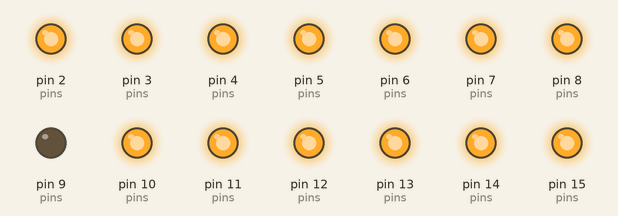
Simulated run of this sketch. Board: Arduino Uno, built with avr-gcc and run on an emulated ATmega328P. Parts: output pins drawn as LEDs (lit = HIGH).

Above: at 0.1 s.
Timing chart, 0 to 1.6 s (numbered marks = the images above):
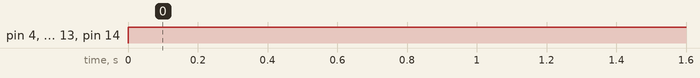

Measured:
- by itself, pin 4 (pins), pin 5 (pins), pin 8 (pins), pin 10 (pins), pin 13 (pins), pin 14 (pins): LOW → HIGH at 0.00 s

The sketch:

sketch_8-4.ino
```cpp
byte col = 0;
byte leds[8][8];

// pin[xx] on led matrix connected to Arduino pin number
// (-1 is dummy to make array start at index 1)
int pins[17] = {
  -1, 5, 4, 3, 2, 14, 15, 16, 17,
  13, 12, 11, 10, 9, 8, 7, 6
};

// row[xx] of LEDs = pin yy on LED matrix
int rows[8] = {
  pins[9], pins[14], pins[8], pins[12],
  pins[1], pins[7], pins[2], pins[5]
};

// col[xx] of LEDs = pin yy on LED matrix
int cols[8] = {
  pins[13], pins[3], pins[4], pins[10],
  pins[6], pins[11], pins[15], pins[16]
};

void setup() {
  // set all used pins as OUTPUT
  for (int i = 1; i <= 16; i++) {
    pinMode(pins[i], OUTPUT);
  }

  // initialize columns (OFF)
  for (int i = 1; i <= 8; i++) {
    digitalWrite(cols[i - 1], HIGH);   // Common Anode → HIGH = OFF
  }

  // initialize rows (OFF)
  for (int i = 1; i <= 8; i++) {
    digitalWrite(rows[i - 1], LOW);    // LOW = OFF
  }
}

void loop() {
  // Turn ON LEDs by COLUMN direction
  for (int i = 0; i < 8; i++) {
    digitalWrite(rows[i], HIGH);   // supply power to row
    digitalWrite(cols[0], LOW);    // activate column 0
  }
}
```
